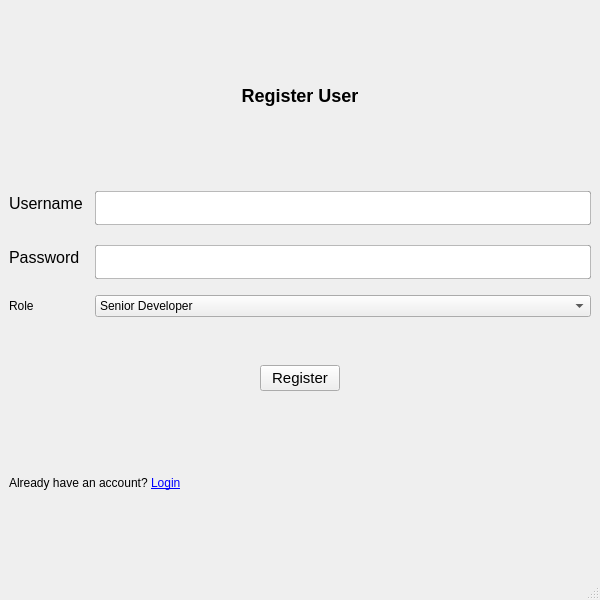
<?xml version="1.0" encoding="UTF-8"?>
<ui version="4.0">
 <class>registrationwindow</class>
<widget class="QMainWindow" name="registrationwindow">
  <property name="geometry">
   <rect>
    <x>100</x>
    <y>100</y>
    <width>600</width>
    <height>600</height>
   </rect>
  </property>

  <property name="minimumSize">
   <size>
    <width>600</width>
    <height>600</height>
   </size>
  </property>
  <property name="maximumSize">
   <size>
    <width>600</width>
    <height>600</height>
   </size>
  </property>
  
  <property name="windowTitle">
   <string>Register</string>
  </property>
  <widget class="QWidget" name="centralwidget">
   <property name="styleSheet">
    <string notr="true">
QLineEdit {
    min-height: 32px;
    border-radius: 2px;
    border-style: solid;
    border-width: 1px;
    border-color: rgba(0, 0, 0, 64);
    margin-top: 4px;
    margin-bottom: 4px;
}
QLineEdit:focus {
    border-color: rgba(0, 147, 196, 217);
}
QLineEdit:hover {
    border-color: rgba(0, 0, 0, 102);
}
QLineEdit:disabled {
    border-color: rgba(0, 0, 0, 64);
    background-color: rgba(255, 255, 255, 128);
    color: rgba(0, 0, 0, 128);
}
    </string>
   </property>
   <layout class="QVBoxLayout" name="verticalLayout">
    <item>
     <widget class="QLabel" name="label_title">
      <property name="styleSheet">
       <string notr="true">QLabel{
font-size:18px;
font-weight:bold;
}
</string>
      </property>
      <property name="text">
       <string>Register User</string>
      </property>
      <property name="alignment">
       <set>Qt::AlignCenter</set>
      </property>
     </widget>
    </item>
    <item>
     <layout class="QFormLayout" name="formLayout" >
      <property name="spacing">
       <number>12</number>
      </property>
      <item row="0" column="0">
       <widget class="QLabel" name="label">
        <property name="styleSheet">
         <string notr="true">QLabel { font-size:16px; }</string>
        </property>
        <property name="text">
         <string>Username</string>
        </property>
       </widget>
      </item>
      <item row="0" column="1">
       <widget class="QLineEdit" name="lineEdit"/>
      </item>
      <item row="1" column="0">
       <widget class="QLabel" name="label_2">
        <property name="styleSheet">
         <string notr="true">QLabel { font-size:16px; }</string>
        </property>
        <property name="text">
         <string>Password</string>
        </property>
       </widget>
      </item>
      <item row="1" column="1">
       <widget class="QLineEdit" name="lineEdit_2">
        <property name="echoMode">
         <enum>QLineEdit::Password</enum>
        </property>
       </widget>
      </item>
      <item row="2" column="0">
       <widget class="QLabel" name="label_3">
        <property name="text">
         <string>Role</string>
        </property>
       </widget>
      </item>
      <item row="2" column="1">
       <widget class="QComboBox" name="comboBox">

       <item>
         <property name="text">
          <string>Senior Developer</string>
         </property>
        </item>

        <item>
         <property name="text">
          <string>Developer</string>
         </property>
        </item>
        <item>
         <property name="text">
          <string>Senior Tester</string>
         </property>
        </item>

        <item>
         <property name="text">
          <string>Tester</string>
         </property>
        </item>
        
       </widget>
      </item>
     </layout>
    </item>
    <item alignment="Qt::AlignHCenter">
     <widget class="QPushButton" name="pushButton">
      <property name="styleSheet">
       <string notr="true">QPushButton{
font-size:15px
}</string>
      </property>
      <property name="text">
       <string>Register</string>
      </property>
     </widget>
    </item>
    <item>
     <widget class="QLabel" name="label_loginlink">
      <property name="textFormat">
       <enum>Qt::RichText</enum>
      </property>
      <property name="textInteractionFlags">
       <set>Qt::TextBrowserInteraction</set>
      </property>
      <property name="openExternalLinks">
       <bool>false</bool>
      </property>
      <property name="text">
       <string>Already have an account? &lt;a href=&quot;login&quot;&gt;Login&lt;/a&gt;</string>
      </property>
     </widget>
    </item>
   </layout>
  </widget>
  <widget class="QMenuBar" name="menubar">
   <property name="geometry">
    <rect>
     <x>0</x>
     <y>0</y>
     <width>800</width>
     <height>37</height>
    </rect>
   </property>
  </widget>
  <widget class="QStatusBar" name="statusbar"/>
 </widget>
 <resources/>
 <connections/>
</ui>
